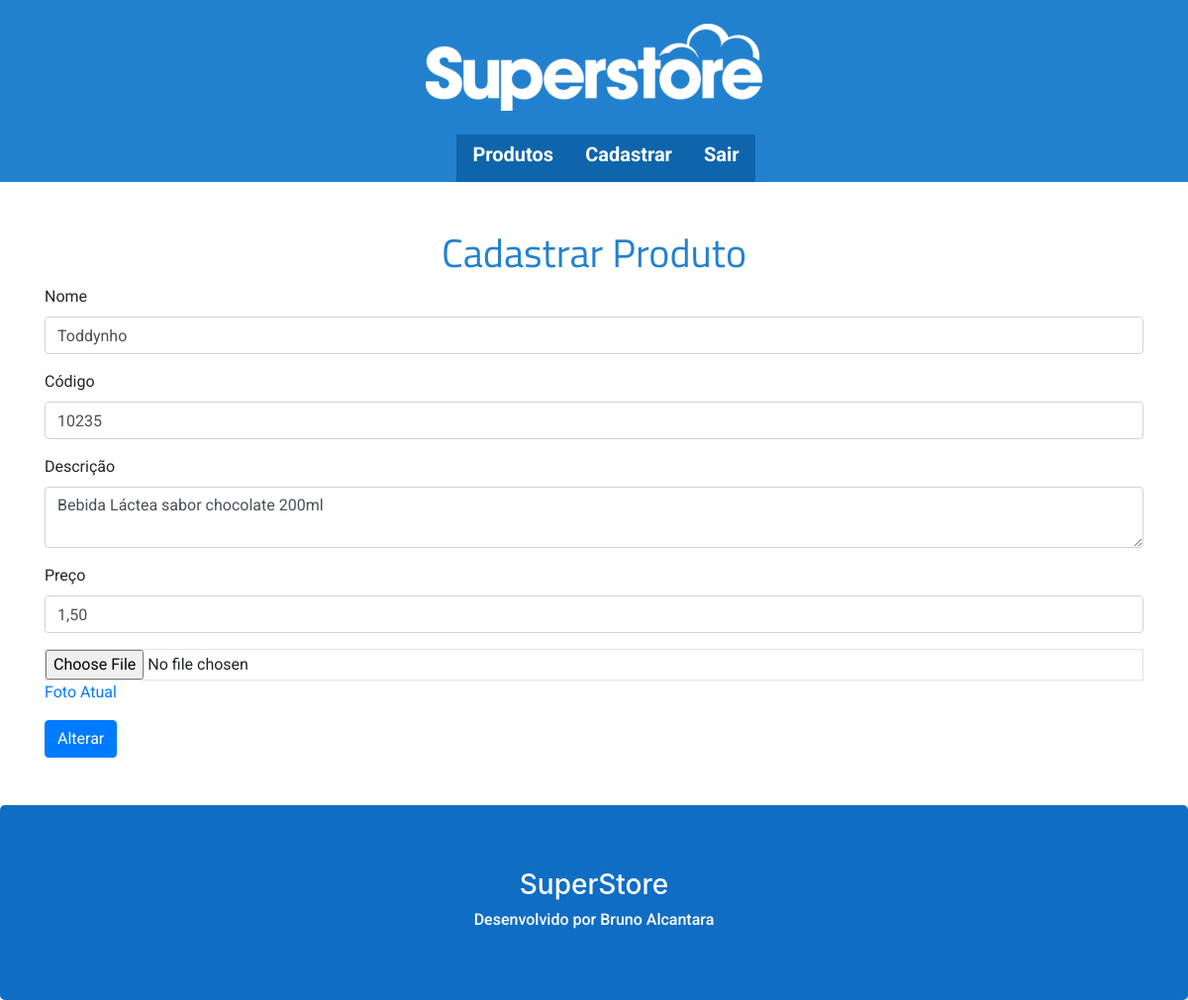
The page /store/register/?id=2 (signed in) on the database as committed earlier.
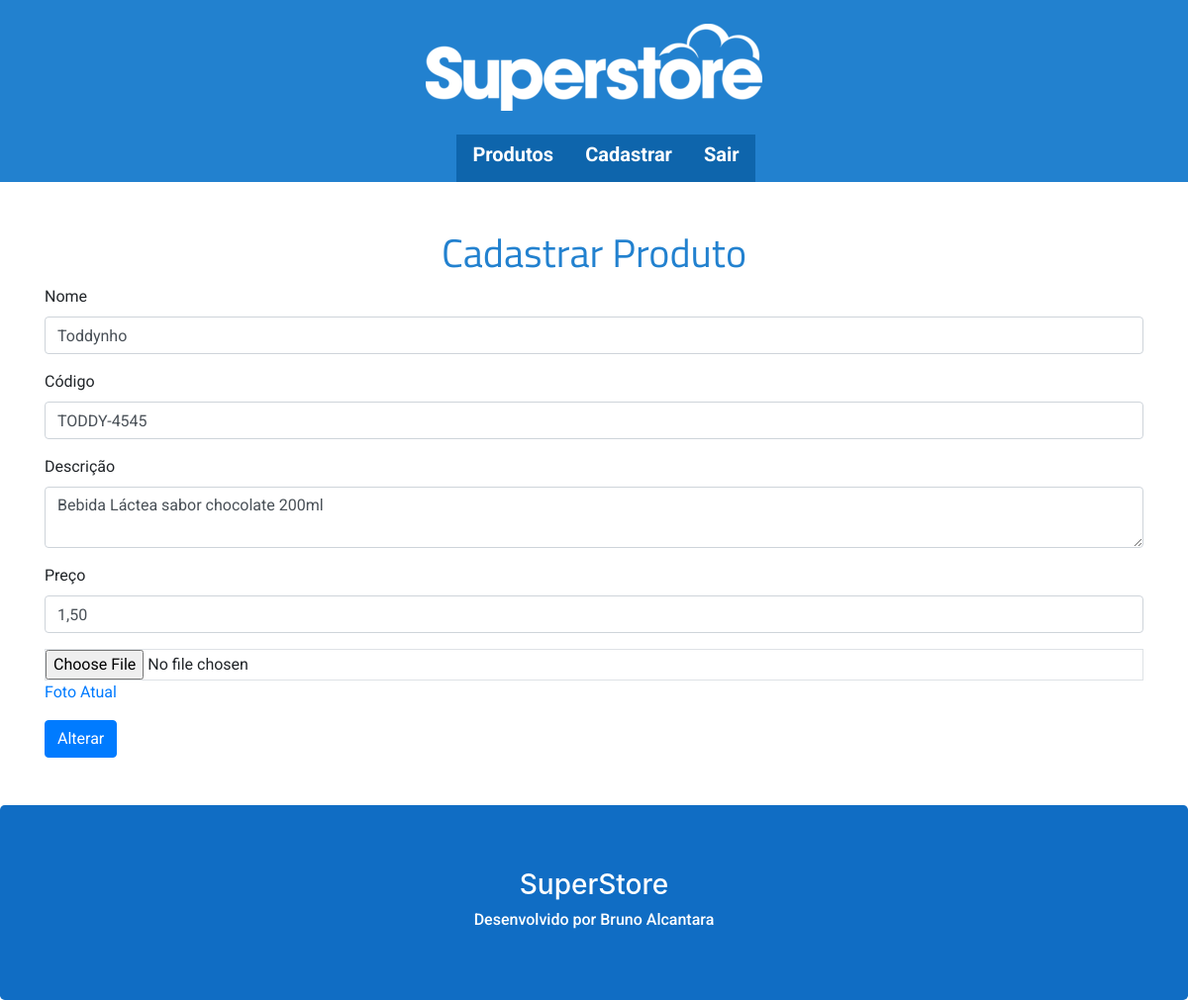
The same page on the database as committed later.
### core/models.py (models this page shows, shortened)
class Product (models.Model):
    name = models.CharField(max_length=100)
    code = models.CharField(max_length=10)
    description = models.TextField()
    price = models.CharField(max_length = 11)
    photo = models.ImageField(upload_to='photostore')
    active = models.BooleanField(default=True)
    user = models.ForeignKey(User, on_delete=models.CASCADE)
    class Meta:
        db_table = 'Produto'

### core/views.py (the view)
# urls.py: path('store/register/', views.register_product),
@login_required(login_url='/login/')
def register_product (request):
    product_id = request.GET.get('id')
    if product_id:
        product = Product.objects.get(id=product_id)
        print(product.name)
        return render(request, 'register-product.html', {'product':product})
    return render(request, 'register-product.html')

### templates/register-product.html (shortened to what this page needs)
{% extends "model-page.html" %}
{% block content %}
    <h1 class="text-center fonte pt-5" >Cadastrar Produto</h1>
    <form class="font" enctype="multipart/form-data" action="/store/register/submit", method="POST">{% csrf_token %}
        <div class="container">
            <div class="form-group">
                <label for="name">Nome</label>
                <input class="form-control" name="name" type="text" value="{{product.name}}">
            </div>
            <div class="form-group">
                <label for="code">Código</label>
                <input class="form-control" name="code" type="text" value="{{product.code}}">
            </div>
            <div class="form-group">
                <label for="description">Descrição</label>
                <textarea class="form-control" name="description" type="text">{{product.description}}</textarea>
            </div>
            <div class="form-group">
                <label for="price">Preço</label>
                <input class="form-control" name="price" type="text" value="{{product.price}}">
            </div>
            <div class="form-group">
                <input type="file" class="form-control-file border" name="file" accept="image/*">
                <a href="/media/{{ product.photo }}" target="_blank">Foto Atual</a>
            </div>
            <button type="submit" class="btn btn-primary mb-5">
                {% if product %}
                    Alterar
                {% else %}
                    Cadastrar
                {% endif %}
            </button>
        </div>
    </form>
{% endblock %}

Rows that differ between the two databases and show on the page:
changed Product "Toddynho": code "10235" → "TODDY-4545"
